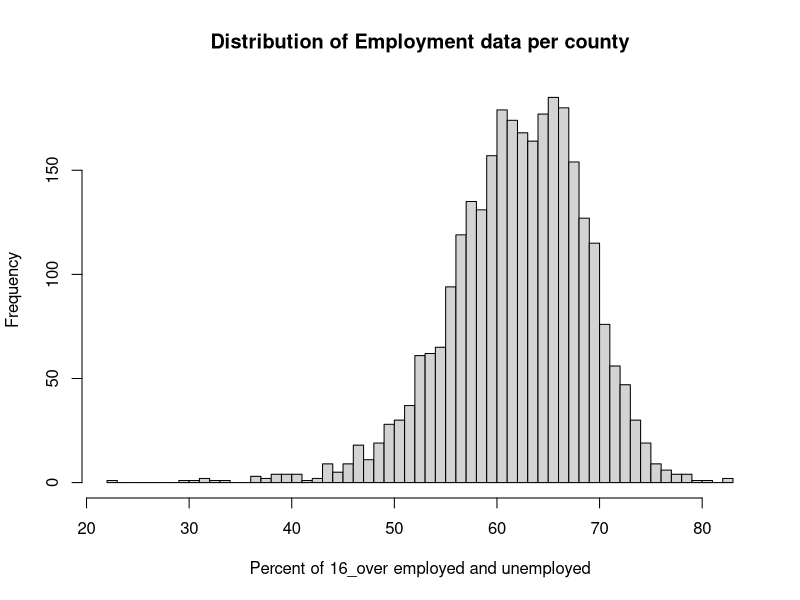
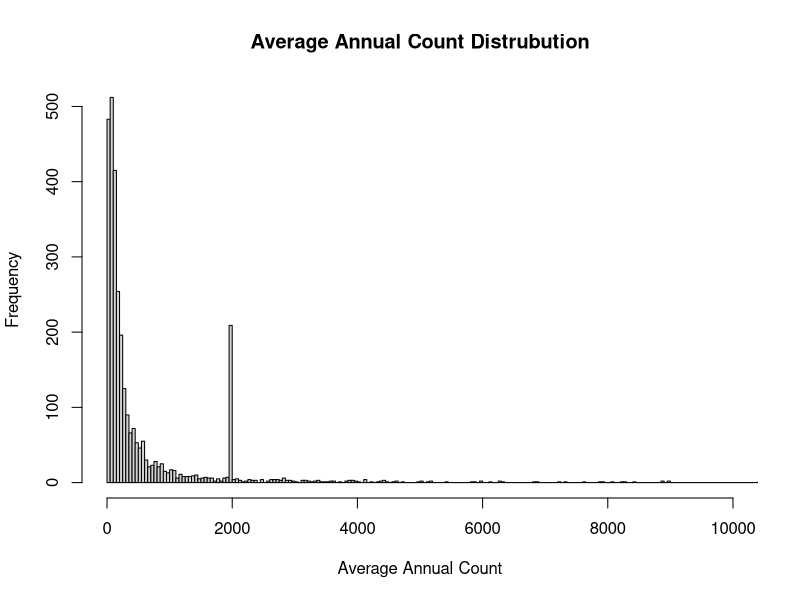
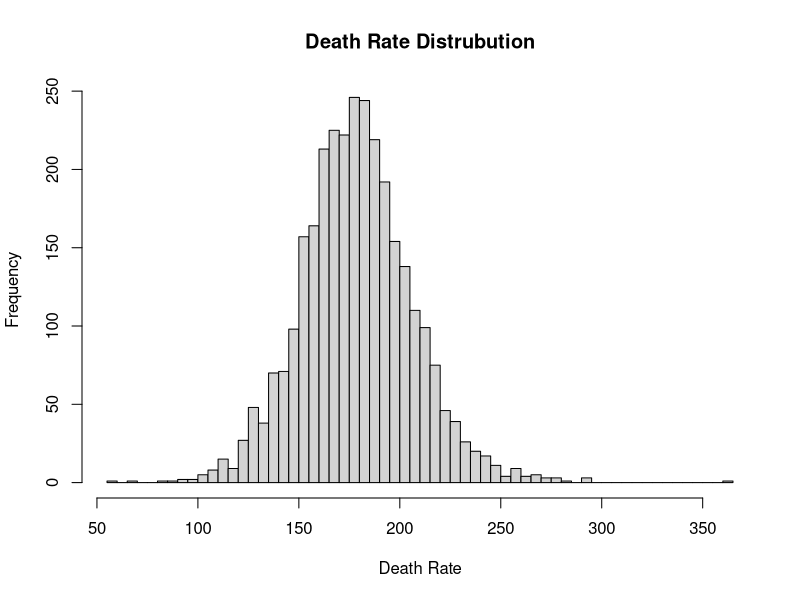
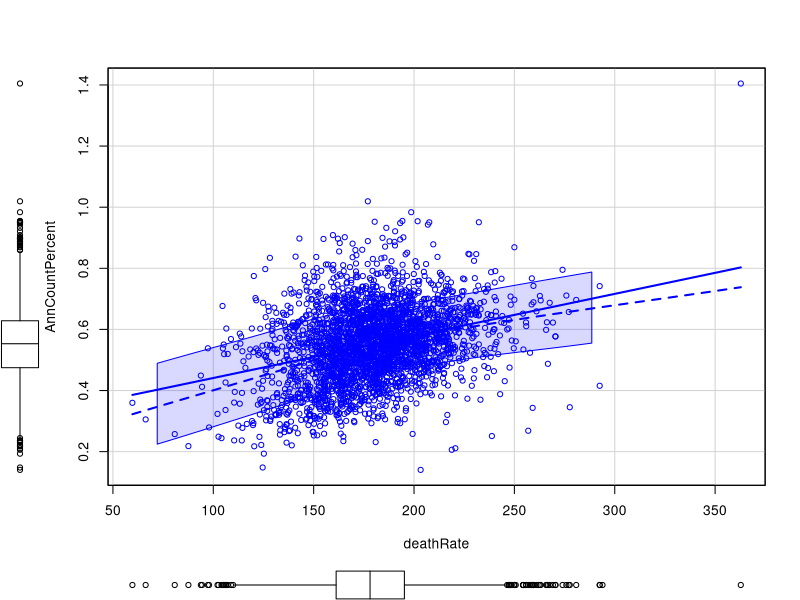

Here is the R script that generated these plots, in order:
## ---- chunk 1
knitr::opts_chunk$set(echo = TRUE)
library(car)
## ---- chunk 2
raw_data<-read.csv("cancer.csv")  #Assumes file in current working directory
cancer<-raw_data #Keep one copy of raw data as is
## ---- chunk 3
str(cancer)
summary(cancer)
## ---- chunk 4
#Check medianAge based on summary

ageoutliers<-cancer[cancer$MedianAge>100,]  
summary(ageoutliers$MedianAge) # 
cancer$MedianAge[cancer$MedianAge>300]<-NA  # Set outlier values to NA
## ---- chunk 5
Emp.UnEmp<-cancer$PctEmployed16_Over+cancer$PctUnemployed16_Over
summary(Emp.UnEmp)
hist(Emp.UnEmp,breaks="fd",main="Distribution of Employment data per county",xlab="Percent of 16_over employed and unemployed")
## ---- chunk 6

#Annual Indident Rate is better expressed as a percentage of county population
cancer$AnnCountPercent<-with(cancer,100*avgAnnCount/popEst2015)
summary(cancer$AnnCountPercent)
#Look for where the outlier might be coming from

hist(cancer$avgAnnCount,breaks="fd",main="Average Annual Count Distrubution",xlab="Average Annual Count",xlim=c(0,10000))
outliers<-cancer[cancer$AnnCountPercent>50,] #Assuming anything over 50% incident rate has to be an error
summary(outliers$avgAnnCount)
#Clearly all of these have the exact same erroneous value for Average Annual Count.
error_value<-outliers[1,"avgAnnCount"]
cancer$avgAnnCount[cancer$avgAnnCount==error_value]<-NA
summary(cancer$avgAnnCount)
cancer$AnnCountPercent<-with(cancer,100*avgAnnCount/popEst2015) #Recalculate percentages
summary(cancer$AnnCountPercent)

summary(cancer$deathRate)
hist(cancer$deathRate,breaks="fd",main="Death Rate Distrubution",xlab="Death Rate")


scatterplot(AnnCountPercent~deathRate,data=cancer)

## ---- chunk 7
# Seems to be a correlation between death rate and incidents and a negative correlation between birth rate and incidents
#scatterplotMatrix(~AnnCountPercent+popEst2015+BirthRate+deathRate,data=cleandata)

#Seems to be positive correlation between percentage of private coverage and incidents AS well as % of public coverage and incidents...? 
#scatterplotMatrix(~AnnCountPercent+PctPrivateCoverage+PctEmpPrivCoverage+PctPublicCoverage,data=cleandata)

#scatterplotMatrix(~AnnCountPercent+PctEmployed16_Over+PctUnemployed16_Over,data=cleandata)
